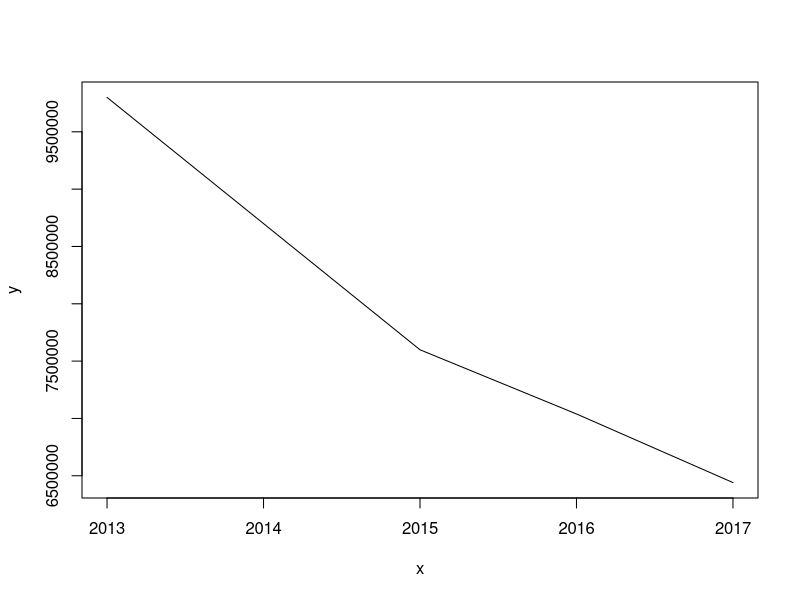
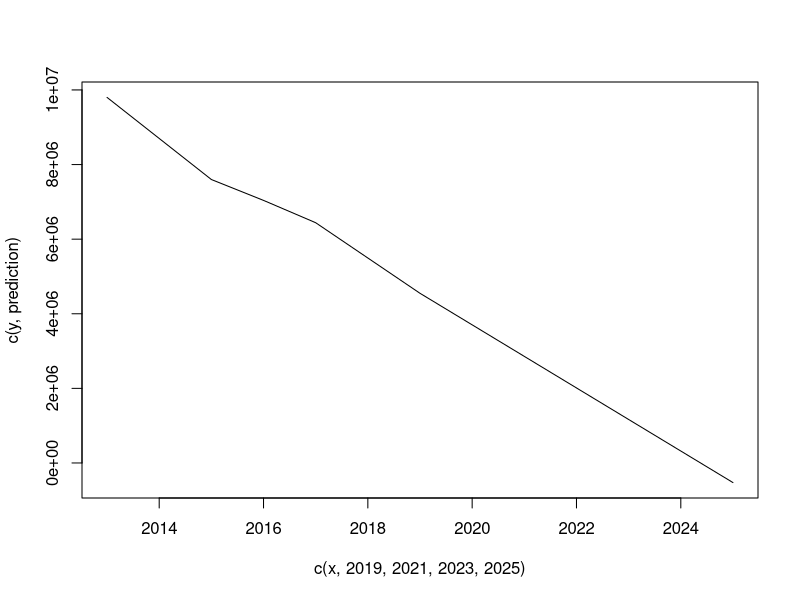

Recreate these plots in R, in order.
x <- c(2013, 2015, 2016, 2017)

# 2019 = 10184400

y <- c(9800100, 7598700, 7038900, 6440400)

plot(x, y, type="l")

model <- lm(y~x)

newdata <- data.frame("x"=c(2019, 2021,2023,2025))

prediction <- predict(model, newdata)

prediction

plot(c(x,2019, 2021,2023,2025), c(y,prediction), type="l")
